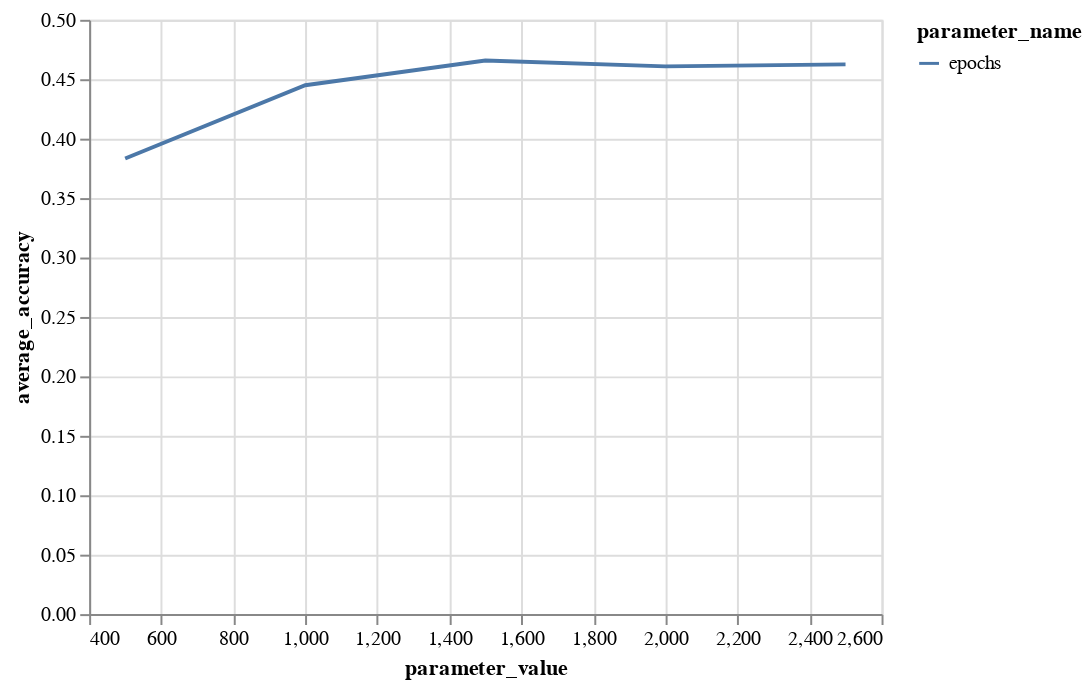

The cell this chart's notebook holds for it:
### Code cell
alt.Chart(validation_results).mark_line().encode(
    x='parameter_value',
    y='average_accuracy',
    color='parameter_name'
)

### Figure 1 — Vega-Lite specification as saved in the notebook (floating-point values rounded to 4 significant figures)
{"config": {"view": {"continuousWidth": 400, "continuousHeight": 300}}, "data": {"name": "data-83175a46bb000c2171f90c188a3ab229"}, "mark": "line", "encoding": {"color": {"field": "parameter_name", "type": "nominal"}, "x": {"field": "parameter_value", "type": "quantitative"}, "y": {"field": "average_accuracy", "type": "quantitative"}}, "$schema": "https://vega.github.io/schema/vega-lite/v4.17.0.json", "datasets": {"data-83175a46bb000c2171f90c188a3ab229": [{"parameter_name": "epochs", "parameter_value": 500, "average_accuracy": 0.3833}, {"parameter_name": "epochs", "parameter_value": 1000, "average_accuracy": 0.445}, {"parameter_name": "epochs", "parameter_value": 1500, "average_accuracy": 0.4658}, {"parameter_name": "epochs", "parameter_value": 2000, "average_accuracy": 0.4608}, {"parameter_name": "epochs", "parameter_value": 2500, "average_accuracy": 0.4625}]}}
